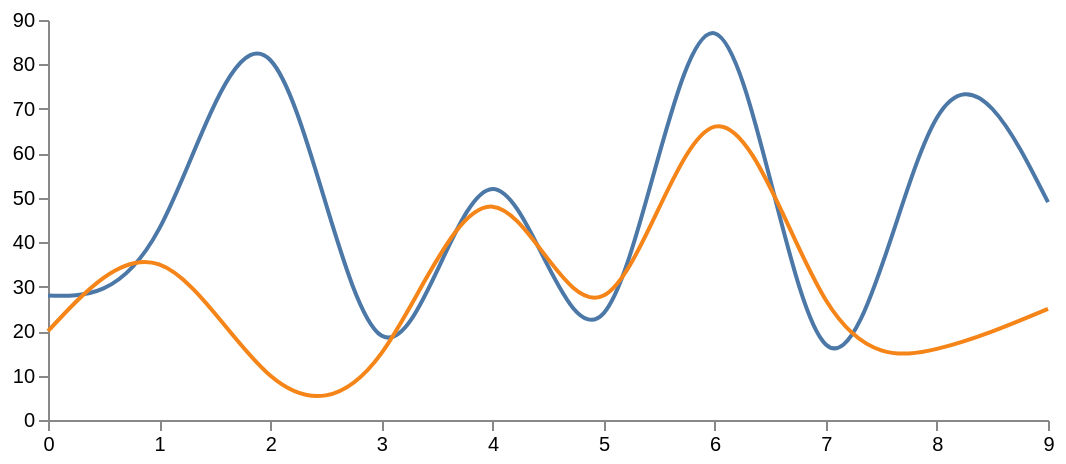

Write a Vega-Lite specification for this figure.
### Vega specification from a JSON file in a GitHub repository (floating-point values rounded to 4 significant figures)
{"$schema": "https://vega.github.io/schema/vega/v3.json", "width": 500, "height": 200, "padding": 5, "signals": [{"name": "interpolate", "value": "natural", "bind": {"input": "select", "options": ["basis", "cardinal", "catmull-rom", "linear", "monotone", "natural", "step", "step-after", "step-before"]}}], "data": [{"name": "table", "values": [{"x": 0, "y": 28, "c": 0}, {"x": 0, "y": 20, "c": 1}, {"x": 1, "y": 43, "c": 0}, {"x": 1, "y": 35, "c": 1}, {"x": 2, "y": 81, "c": 0}, {"x": 2, "y": 10, "c": 1}, {"x": 3, "y": 19, "c": 0}, {"x": 3, "y": 15, "c": 1}, {"x": 4, "y": 52, "c": 0}, {"x": 4, "y": 48, "c": 1}, {"x": 5, "y": 24, "c": 0}, {"x": 5, "y": 28, "c": 1}, {"x": 6, "y": 87, "c": 0}, {"x": 6, "y": 66, "c": 1}, {"x": 7, "y": 17, "c": 0}, {"x": 7, "y": 27, "c": 1}, {"x": 8, "y": 68, "c": 0}, {"x": 8, "y": 16, "c": 1}, {"x": 9, "y": 49, "c": 0}, {"x": 9, "y": 25, "c": 1}]}], "scales": [{"name": "x", "type": "point", "range": "width", "domain": {"data": "table", "field": "x"}}, {"name": "y", "type": "linear", "range": "height", "nice": true, "zero": true, "domain": {"data": "table", "field": "y"}}, {"name": "color", "type": "ordinal", "range": "category", "domain": {"data": "table", "field": "c"}}], "axes": [{"orient": "bottom", "scale": "x"}, {"orient": "left", "scale": "y"}], "marks": [{"type": "group", "from": {"facet": {"name": "series", "data": "table", "groupby": "c"}}, "marks": [{"type": "line", "from": {"data": "series"}, "encode": {"enter": {"x": {"scale": "x", "field": "x"}, "y": {"scale": "y", "field": "y"}, "stroke": {"scale": "color", "field": "c"}, "strokeWidth": {"value": 2}}, "update": {"interpolate": {"signal": "interpolate"}, "fillOpacity": {"value": 1}}, "hover": {"fillOpacity": {"value": 0.5}}}}]}]}
